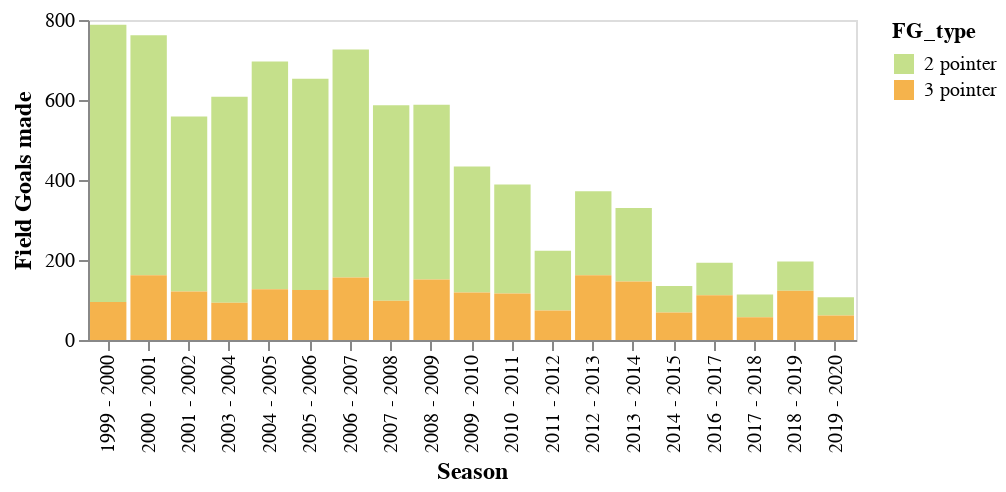

The notebook cell saved with this chart:
### Code cell
(alt.Chart(df).mark_bar().encode(
    x = alt.X('Season',axis=alt.Axis(title='Season')),
    y = alt.Y('throws_made',axis=alt.Axis(title='Field Goals made', grid =False)),
    color=alt.Color('FG_type', scale=alt.Scale(scheme='lightmulti')) 
).properties(
    height = 160,
    width = 384
).configure_axis(
    labelFontSize=10,
    titleFontSize=12

))

### Figure 1 — Vega-Lite specification as saved in the notebook (floating-point values rounded to 4 significant figures)
{"config": {"view": {"continuousWidth": 400, "continuousHeight": 300}, "axis": {"labelFontSize": 10, "titleFontSize": 12}}, "data": {"name": "data-e64370d0fcd7c736557a700c30dafda3"}, "mark": "bar", "encoding": {"color": {"type": "nominal", "field": "FG_type", "scale": {"scheme": "lightmulti"}}, "x": {"type": "nominal", "axis": {"title": "Season"}, "field": "Season"}, "y": {"type": "quantitative", "axis": {"grid": false, "title": "Field Goals made"}, "field": "throws_made"}}, "height": 160, "width": 384, "$schema": "https://vega.github.io/schema/vega-lite/v4.8.1.json", "datasets": {"data-e64370d0fcd7c736557a700c30dafda3": [{"League": "NBA", "Season": "1999 - 2000", "Stage": "Regular_Season", "Player": "Vince Carter", "Team": "TOR", "GP": 82, "MIN": 3126.0, "FGM": 788, "FGA": 1696, "3PM": 95, "3PA": 236, "FTM": 436, "FTA": 551, "TOV": 178, "PF": 263, "ORB": 150, "DRB": 326, "REB": 476, "AST": 322, "STL": 110, "BLK": 92, "PTS": 2107, "REB_per_game": 5.805, "PTS_per_game": 25.7, "birth_year": 1977.0, "birth_month": "Jan", "birth_date": "Jan 26, 1977", "height": "6-6", "height_cm": 198.0, "weight": 220.0, "weight_kg": 100.0, "nationality": "United States", "high_school": "Mainland High School", "draft_round": 1.0, "draft_pick": 5.0, "draft_team": "Golden State Warriors", "FG_type": "2 pointer", "throws_made": 693}, {"League": "NBA", "Season": "2000 - 2001", "Stage": "Regular_Season", "Player": "Vince Carter", "Team": "TOR", "GP": 75, "MIN": 2979.0, "FGM": 762, "FGA": 1656, "3PM": 162, "3PA": 397, "FTM": 384, "FTA": 502, "TOV": 167, "PF": 205, "ORB": 176, "DRB": 240, "REB": 416, "AST": 291, "STL": 114, "BLK": 82, "PTS": 2070, "REB_per_game": 5.547, "PTS_per_game": 27.6, "birth_year": 1977.0, "birth_month": "Jan", "birth_date": "Jan 26, 1977", "height": "6-6", "height_cm": 198.0, "weight": 220.0, "weight_kg": 100.0, "nationality": "United States", "high_school": "Mainland High School", "draft_round": 1.0, "draft_pick": 5.0, "draft_team": "Golden State Warriors", "FG_type": "2 pointer", "throws_made": 600}, {"League": "NBA", "Season": "2001 - 2002", "Stage": "Regular_Season", "Player": "Vince Carter", "Team": "TOR", "GP": 60, "MIN": 2385.0, "FGM": 559, "FGA": 1307, "3PM": 121, "3PA": 313, "FTM": 245, "FTA": 307, "TOV": 154, "PF": 191, "ORB": 138, "DRB": 175, "REB": 313, "AST": 239, "STL": 94, "BLK": 43, "PTS": 1484, "REB_per_game": 5.217, "PTS_per_game": 24.73, "birth_year": 1977.0, "birth_month": "Jan", "birth_date": "Jan 26, 1977", "height": "6-6", "height_cm": 198.0, "weight": 220.0, "weight_kg": 100.0, "nationality": "United States", "high_school": "Mainland High School", "draft_round": 1.0, "draft_pick": 5.0, "draft_team": "Golden State Warriors", "FG_type": "2 pointer", "throws_made": 438}, {"League": "NBA", "Season": "2003 - 2004", "Stage": "Regular_Season", "Player": "Vince Carter", "Team": "TOR", "GP": 73, "MIN": 2785.0, "FGM": 608, "FGA": 1457, "3PM": 93, "3PA": 243, "FTM": 336, "FTA": 417, "TOV": 223, "PF": 212, "ORB": 95, "DRB": 254, "REB": 349, "AST": 348, "STL": 88, "BLK": 65, "PTS": 1645, "REB_per_game": 4.781, "PTS_per_game": 22.53, "birth_year": 1977.0, "birth_month": "Jan", "birth_date": "Jan 26, 1977", "height": "6-6", "height_cm": 198.0, "weight": 220.0, "weight_kg": 100.0, "nationality": "United States", "high_school": "Mainland High School", "draft_round": 1.0, "draft_pick": 5.0, "draft_team": "Golden State Warriors", "FG_type": "2 pointer", "throws_made": 515}, {"League": "NBA", "Season": "2004 - 2005", "Stage": "Regular_Season", "Player": "Vince Carter", "Team": "NJN", "GP": 77, "MIN": 2827.0, "FGM": 696, "FGA": 1541, "3PM": 127, "3PA": 313, "FTM": 367, "FTA": 460, "TOV": 168, "PF": 243, "ORB": 106, "DRB": 295, "REB": 401, "AST": 327, "STL": 109, "BLK": 48, "PTS": 1886, "REB_per_game": 5.208, "PTS_per_game": 24.49, "birth_year": 1977.0, "birth_month": "Jan", "birth_date": "Jan 26, 1977", "height": "6-6", "height_cm": 198.0, "weight": 220.0, "weight_kg": 100.0, "nationality": "United States", "high_school": "Mainland High School", "draft_round": 1.0, "draft_pick": 5.0, "draft_team": "Golden State Warriors", "FG_type": "2 pointer", "throws_made": 569}, {"League": "NBA", "Season": "2005 - 2006", "Stage": "Regular_Season", "Player": "Vince Carter", "Team": "NJN", "GP": 79, "MIN": 2907.0, "FGM": 653, "FGA": 1518, "3PM": 125, "3PA": 367, "FTM": 480, "FTA": 601, "TOV": 213, "PF": 235, "ORB": 135, "DRB": 327, "REB": 462, "AST": 338, "STL": 94, "BLK": 53, "PTS": 1911, "REB_per_game": 5.848, "PTS_per_game": 24.19, "birth_year": 1977.0, "birth_month": "Jan", "birth_date": "Jan 26, 1977", "height": "6-6", "height_cm": 198.0, "weight": 220.0, "weight_kg": 100.0, "nationality": "United States", "high_school": "Mainland High School", "draft_round": 1.0, "draft_pick": 5.0, "draft_team": "Golden State Warriors", "FG_type": "2 pointer", "throws_made": 528}, {"League": "NBA", "Season": "2006 - 2007", "Stage": "Regular_Season", "Player": "Vince Carter", "Team": "NJN", "GP": 82, "MIN": 3126.0, "FGM": 726, "FGA": 1598, "3PM": 156, "3PA": 437, "FTM": 462, "FTA": 576, "TOV": 217, "PF": 266, "ORB": 114, "DRB": 378, "REB": 492, "AST": 393, "STL": 82, "BLK": 30, "PTS": 2070, "REB_per_game": 6.0, "PTS_per_game": 25.24, "birth_year": 1977.0, "birth_month": "Jan", "birth_date": "Jan 26, 1977", "height": "6-6", "height_cm": 198.0, "weight": 220.0, "weight_kg": 100.0, "nationality": "United States", "high_school": "Mainland High School", "draft_round": 1.0, "draft_pick": 5.0, "draft_team": "Golden State Warriors", "FG_type": "2 pointer", "throws_made": 570}, {"League": "NBA", "Season": "2007 - 2008", "Stage": "Regular_Season", "Player": "Vince Carter", "Team": "NJN", "GP": 76, "MIN": 2959.0, "FGM": 587, "FGA": 1287, "3PM": 98, "3PA": 273, "FTM": 350, "FTA": 429, "TOV": 181, "PF": 241, "ORB": 112, "DRB": 341, "REB": 453, "AST": 389, "STL": 93, "BLK": 33, "PTS": 1622, "REB_per_game": 5.961, "PTS_per_game": 21.34, "birth_year": 1977.0, "birth_month": "Jan", "birth_date": "Jan 26, 1977", "height": "6-6", "height_cm": 198.0, "weight": 220.0, "weight_kg": 100.0, "nationality": "United States", "high_school": "Mainland High School", "draft_round": 1.0, "draft_pick": 5.0, "draft_team": "Golden State Warriors", "FG_type": "2 pointer", "throws_made": 489}, {"League": "NBA", "Season": "2008 - 2009", "Stage": "Regular_Season", "Player": "Vince Carter", "Team": "NJN", "GP": 80, "MIN": 2946.0, "FGM": 588, "FGA": 1345, "3PM": 151, "3PA": 392, "FTM": 335, "FTA": 410, "TOV": 166, "PF": 234, "ORB": 74, "DRB": 336, "REB": 410, "AST": 376, "STL": 82, "BLK": 38, "PTS": 1662, "REB_per_game": 5.125, "PTS_per_game": 20.77, "birth_year": 1977.0, "birth_month": "Jan", "birth_date": "Jan 26, 1977", "height": "6-6", "height_cm": 198.0, "weight": 220.0, "weight_kg": 100.0, "nationality": "United States", "high_school": "Mainland High School", "draft_round": 1.0, "draft_pick": 5.0, "draft_team": "Golden State Warriors", "FG_type": "2 pointer", "throws_made": 437}, {"League": "NBA", "Season": "2009 - 2010", "Stage": "Regular_Season", "Player": "Vince Carter", "Team": "ORL", "GP": 75, "MIN": 2310.0, "FGM": 434, "FGA": 1015, "3PM": 119, "3PA": 324, "FTM": 257, "FTA": 306, "TOV": 106, "PF": 189, "ORB": 33, "DRB": 260, "REB": 293, "AST": 236, "STL": 53, "BLK": 18, "PTS": 1244, "REB_per_game": 3.907, "PTS_per_game": 16.59, "birth_year": 1977.0, "birth_month": "Jan", "birth_date": "Jan 26, 1977", "height": "6-6", "height_cm": 198.0, "weight": 220.0, "weight_kg": 100.0, "nationality": "United States", "high_school": "Mainland High School", "draft_round": 1.0, "draft_pick": 5.0, "draft_team": "Golden State Warriors", "FG_type": "2 pointer", "throws_made": 315}, {"League": "NBA", "Season": "2010 - 2011", "Stage": "Regular_Season", "Player": "Vince Carter", "Team": "PHX", "GP": 73, "MIN": 2052.0, "FGM": 389, "FGA": 891, "3PM": 116, "3PA": 321, "FTM": 128, "FTA": 173, "TOV": 90, "PF": 193, "ORB": 54, "DRB": 221, "REB": 275, "AST": 146, "STL": 67, "BLK": 20, "PTS": 1022, "REB_per_game": 3.767, "PTS_per_game": 14.0, "birth_year": 1977.0, "birth_month": "Jan", "birth_date": "Jan 26, 1977", "height": "6-6", "height_cm": 198.0, "weight": 220.0, "weight_kg": 100.0, "nationality": "United States", "high_school": "Mainland High School", "draft_round": 1.0, "draft_pick": 5.0, "draft_team": "Golden State Warriors", "FG_type": "2 pointer", "throws_made": 273}, {"League": "NBA", "Season": "2011 - 2012", "Stage": "Regular_Season", "Player": "Vince Carter", "Team": "DAL", "GP": 61, "MIN": 1542.0, "FGM": 223, "FGA": 542, "3PM": 74, "3PA": 205, "FTM": 95, "FTA": 115, "TOV": 84, "PF": 134, "ORB": 32, "DRB": 173, "REB": 205, "AST": 139, "STL": 56, "BLK": 25, "PTS": 615, "REB_per_game": 3.361, "PTS_per_game": 10.08, "birth_year": 1977.0, "birth_month": "Jan", "birth_date": "Jan 26, 1977", "height": "6-6", "height_cm": 198.0, "weight": 220.0, "weight_kg": 100.0, "nationality": "United States", "high_school": "Mainland High School", "draft_round": 1.0, "draft_pick": 5.0, "draft_team": "Golden State Warriors", "FG_type": "2 pointer", "throws_made": 149}, {"League": "NBA", "Season": "2012 - 2013", "Stage": "Regular_Season", "Player": "Vince Carter", "Team": "DAL", "GP": 81, "MIN": 2093.0, "FGM": 372, "FGA": 855, "3PM": 162, "3PA": 399, "FTM": 182, "FTA": 223, "TOV": 106, "PF": 226, "ORB": 58, "DRB": 276, "REB": 334, "AST": 194, "STL": 74, "BLK": 44, "PTS": 1088, "REB_per_game": 4.123, "PTS_per_game": 13.43, "birth_year": 1977.0, "birth_month": "Jan", "birth_date": "Jan 26, 1977", "height": "6-6", "height_cm": 198.0, "weight": 220.0, "weight_kg": 100.0, "nationality": "United States", "high_school": "Mainland High School", "draft_round": 1.0, "draft_pick": 5.0, "draft_team": "Golden State Warriors", "FG_type": "2 pointer", "throws_made": 210}, {"League": "NBA", "Season": "2013 - 2014", "Stage": "Regular_Season", "Player": "Vince Carter", "Team": "DAL", "GP": 81, "MIN": 1973.0, "FGM": 330, "FGA": 811, "3PM": 146, "3PA": 371, "FTM": 161, "FTA": 196, "TOV": 108, "PF": 209, "ORB": 67, "DRB": 217, "REB": 284, "AST": 212, "STL": 61, "BLK": 35, "PTS": 967, "REB_per_game": 3.506, "PTS_per_game": 11.94, "birth_year": 1977.0, "birth_month": "Jan", "birth_date": "Jan 26, 1977", "height": "6-6", "height_cm": 198.0, "weight": 220.0, "weight_kg": 100.0, "nationality": "United States", "high_school": "Mainland High School", "draft_round": 1.0, "draft_pick": 5.0, "draft_team": "Golden State Warriors", "FG_type": "2 pointer", "throws_made": 184}, {"League": "NBA", "Season": "2014 - 2015", "Stage": "Regular_Season", "Player": "Vince Carter", "Team": "MEM", "GP": 66, "MIN": 1091.0, "FGM": 135, "FGA": 406, "3PM": 69, "3PA": 232, "FTM": 45, "FTA": 57, "TOV": 43, "PF": 102, "ORB": 27, "DRB": 106, "REB": 133, "AST": 79, "STL": 43, "BLK": 14, "PTS": 384, "REB_per_game": 2.015, "PTS_per_game": 5.818, "birth_year": 1977.0, "birth_month": "Jan", "birth_date": "Jan 26, 1977", "height": "6-6", "height_cm": 198.0, "weight": 220.0, "weight_kg": 100.0, "nationality": "United States", "high_school": "Mainland High School", "draft_round": 1.0, "draft_pick": 5.0, "draft_team": "Golden State Warriors", "FG_type": "2 pointer", "throws_made": 66}, {"League": "NBA", "Season": "2016 - 2017", "Stage": "Regular_Season", "Player": "Vince Carter", "Team": "MEM", "GP": 73, "MIN": 1800.0, "FGM": 193, "FGA": 490, "3PM": 112, "3PA": 296, "FTM": 88, "FTA": 115, "TOV": 50, "PF": 163, "ORB": 36, "DRB": 191, "REB": 227, "AST": 133, "STL": 60, "BLK": 36, "PTS": 586, "REB_per_game": 3.11, "PTS_per_game": 8.027, "birth_year": 1977.0, "birth_month": "Jan", "birth_date": "Jan 26, 1977", "height": "6-6", "height_cm": 198.0, "weight": 220.0, "weight_kg": 100.0, "nationality": "United States", "high_school": "Mainland High School", "draft_round": 1.0, "draft_pick": 5.0, "draft_team": "Golden State Warriors", "FG_type": "2 pointer", "throws_made": 81}, {"League": "NBA", "Season": "2017 - 2018", "Stage": "Regular_Season", "Player": "Vince Carter", "Team": "SAC", "GP": 58, "MIN": 1026.0, "FGM": 114, "FGA": 283, "3PM": 57, "3PA": 165, "FTM": 28, "FTA": 37, "TOV": 36, "PF": 96, "ORB": 18, "DRB": 130, "REB": 148, "AST": 69, "STL": 42, "BLK": 26, "PTS": 313, "REB_per_game": 2.552, "PTS_per_game": 5.397, "birth_year": 1977.0, "birth_month": "Jan", "birth_date": "Jan 26, 1977", "height": "6-6", "height_cm": 198.0, "weight": 220.0, "weight_kg": 100.0, "nationality": "United States", "high_school": "Mainland High School", "draft_round": 1.0, "draft_pick": 5.0, "draft_team": "Golden State Warriors", "FG_type": "2 pointer", "throws_made": 57}, {"League": "NBA", "Season": "2018 - 2019", "Stage": "Regular_Season", "Player": "Vince Carter", "Team": "ATL", "GP": 76, "MIN": 1330.0, "FGM": 196, "FGA": 468, "3PM": 123, "3PA": 316, "FTM": 47, "FTA": 66, "TOV": 48, "PF": 141, "ORB": 31, "DRB": 163, "REB": 194, "AST": 87, "STL": 44, "BLK": 27, "PTS": 562, "REB_per_game": 2.553, "PTS_per_game": 7.395, "birth_year": 1977.0, "birth_month": "Jan", "birth_date": "Jan 26, 1977", "height": "6-6", "height_cm": 198.0, "weight": 220.0, "weight_kg": 100.0, "nationality": "United States", "high_school": "Mainland High School", "draft_round": 1.0, "draft_pick": 5.0, "draft_team": "Golden State Warriors", "FG_type": "2 pointer", "throws_made": 73}, {"League": "NBA", "Season": "2019 - 2020", "Stage": "Regular_Season", "Player": "Vince Carter", "Team": "ATL", "GP": 60, "MIN": 875.5, "FGM": 107, "FGA": 304, "3PM": 61, "3PA": 202, "FTM": 23, "FTA": 29, "TOV": 33, "PF": 90, "ORB": 18, "DRB": 106, "REB": 124, "AST": 48, "STL": 23, "BLK": 25, "PTS": 298, "REB_per_game": 2.067, "PTS_per_game": 4.967, "birth_year": 1977.0, "birth_month": "Jan", "birth_date": "Jan 26, 1977", "height": "6-6", "height_cm": 198.0, "weight": 220.0, "weight_kg": 100.0, "nationality": "United States", "high_school": "Mainland High School", "draft_round": 1.0, "draft_pick": 5.0, "draft_team": "Golden State Warriors", "FG_type": "2 pointer", "throws_made": 46}, {"League": "NBA", "Season": "1999 - 2000", "Stage": "Regular_Season", "Player": "Vince Carter", "Team": "TOR", "GP": 82, "MIN": 3126.0, "FGM": 788, "FGA": 1696, "3PM": 95, "3PA": 236, "FTM": 436, "FTA": 551, "TOV": 178, "PF": 263, "ORB": 150, "DRB": 326, "REB": 476, "AST": 322, "STL": 110, "BLK": 92, "PTS": 2107, "REB_per_game": 5.805, "PTS_per_game": 25.7, "birth_year": 1977.0, "birth_month": "Jan", "birth_date": "Jan 26, 1977", "height": "6-6", "height_cm": 198.0, "weight": 220.0, "weight_kg": 100.0, "nationality": "United States", "high_school": "Mainland High School", "draft_round": 1.0, "draft_pick": 5.0, "draft_team": "Golden State Warriors", "FG_type": "3 pointer", "throws_made": 95}, {"League": "NBA", "Season": "2000 - 2001", "Stage": "Regular_Season", "Player": "Vince Carter", "Team": "TOR", "GP": 75, "MIN": 2979.0, "FGM": 762, "FGA": 1656, "3PM": 162, "3PA": 397, "FTM": 384, "FTA": 502, "TOV": 167, "PF": 205, "ORB": 176, "DRB": 240, "REB": 416, "AST": 291, "STL": 114, "BLK": 82, "PTS": 2070, "REB_per_game": 5.547, "PTS_per_game": 27.6, "birth_year": 1977.0, "birth_month": "Jan", "birth_date": "Jan 26, 1977", "height": "6-6", "height_cm": 198.0, "weight": 220.0, "weight_kg": 100.0, "nationality": "United States", "high_school": "Mainland High School", "draft_round": 1.0, "draft_pick": 5.0, "draft_team": "Golden State Warriors", "FG_type": "3 pointer", "throws_made": 162}, {"League": "NBA", "Season": "2001 - 2002", "Stage": "Regular_Season", "Player": "Vince Carter", "Team": "TOR", "GP": 60, "MIN": 2385.0, "FGM": 559, "FGA": 1307, "3PM": 121, "3PA": 313, "FTM": 245, "FTA": 307, "TOV": 154, "PF": 191, "ORB": 138, "DRB": 175, "REB": 313, "AST": 239, "STL": 94, "BLK": 43, "PTS": 1484, "REB_per_game": 5.217, "PTS_per_game": 24.73, "birth_year": 1977.0, "birth_month": "Jan", "birth_date": "Jan 26, 1977", "height": "6-6", "height_cm": 198.0, "weight": 220.0, "weight_kg": 100.0, "nationality": "United States", "high_school": "Mainland High School", "draft_round": 1.0, "draft_pick": 5.0, "draft_team": "Golden State Warriors", "FG_type": "3 pointer", "throws_made": 121}, {"League": "NBA", "Season": "2003 - 2004", "Stage": "Regular_Season", "Player": "Vince Carter", "Team": "TOR", "GP": 73, "MIN": 2785.0, "FGM": 608, "FGA": 1457, "3PM": 93, "3PA": 243, "FTM": 336, "FTA": 417, "TOV": 223, "PF": 212, "ORB": 95, "DRB": 254, "REB": 349, "AST": 348, "STL": 88, "BLK": 65, "PTS": 1645, "REB_per_game": 4.781, "PTS_per_game": 22.53, "birth_year": 1977.0, "birth_month": "Jan", "birth_date": "Jan 26, 1977", "height": "6-6", "height_cm": 198.0, "weight": 220.0, "weight_kg": 100.0, "nationality": "United States", "high_school": "Mainland High School", "draft_round": 1.0, "draft_pick": 5.0, "draft_team": "Golden State Warriors", "FG_type": "3 pointer", "throws_made": 93}, {"League": "NBA", "Season": "2004 - 2005", "Stage": "Regular_Season", "Player": "Vince Carter", "Team": "NJN", "GP": 77, "MIN": 2827.0, "FGM": 696, "FGA": 1541, "3PM": 127, "3PA": 313, "FTM": 367, "FTA": 460, "TOV": 168, "PF": 243, "ORB": 106, "DRB": 295, "REB": 401, "AST": 327, "STL": 109, "BLK": 48, "PTS": 1886, "REB_per_game": 5.208, "PTS_per_game": 24.49, "birth_year": 1977.0, "birth_month": "Jan", "birth_date": "Jan 26, 1977", "height": "6-6", "height_cm": 198.0, "weight": 220.0, "weight_kg": 100.0, "nationality": "United States", "high_school": "Mainland High School", "draft_round": 1.0, "draft_pick": 5.0, "draft_team": "Golden State Warriors", "FG_type": "3 pointer", "throws_made": 127}, {"League": "NBA", "Season": "2005 - 2006", "Stage": "Regular_Season", "Player": "Vince Carter", "Team": "NJN", "GP": 79, "MIN": 2907.0, "FGM": 653, "FGA": 1518, "3PM": 125, "3PA": 367, "FTM": 480, "FTA": 601, "TOV": 213, "PF": 235, "ORB": 135, "DRB": 327, "REB": 462, "AST": 338, "STL": 94, "BLK": 53, "PTS": 1911, "REB_per_game": 5.848, "PTS_per_game": 24.19, "birth_year": 1977.0, "birth_month": "Jan", "birth_date": "Jan 26, 1977", "height": "6-6", "height_cm": 198.0, "weight": 220.0, "weight_kg": 100.0, "nationality": "United States", "high_school": "Mainland High School", "draft_round": 1.0, "draft_pick": 5.0, "draft_team": "Golden State Warriors", "FG_type": "3 pointer", "throws_made": 125}, {"League": "NBA", "Season": "2006 - 2007", "Stage": "Regular_Season", "Player": "Vince Carter", "Team": "NJN", "GP": 82, "MIN": 3126.0, "FGM": 726, "FGA": 1598, "3PM": 156, "3PA": 437, "FTM": 462, "FTA": 576, "TOV": 217, "PF": 266, "ORB": 114, "DRB": 378, "REB": 492, "AST": 393, "STL": 82, "BLK": 30, "PTS": 2070, "REB_per_game": 6.0, "PTS_per_game": 25.24, "birth_year": 1977.0, "birth_month": "Jan", "birth_date": "Jan 26, 1977", "height": "6-6", "height_cm": 198.0, "weight": 220.0, "weight_kg": 100.0, "nationality": "United States", "high_school": "Mainland High School", "draft_round": 1.0, "draft_pick": 5.0, "draft_team": "Golden State Warriors", "FG_type": "3 pointer", "throws_made": 156}, {"League": "NBA", "Season": "2007 - 2008", "Stage": "Regular_Season", "Player": "Vince Carter", "Team": "NJN", "GP": 76, "MIN": 2959.0, "FGM": 587, "FGA": 1287, "3PM": 98, "3PA": 273, "FTM": 350, "FTA": 429, "TOV": 181, "PF": 241, "ORB": 112, "DRB": 341, "REB": 453, "AST": 389, "STL": 93, "BLK": 33, "PTS": 1622, "REB_per_game": 5.961, "PTS_per_game": 21.34, "birth_year": 1977.0, "birth_month": "Jan", "birth_date": "Jan 26, 1977", "height": "6-6", "height_cm": 198.0, "weight": 220.0, "weight_kg": 100.0, "nationality": "United States", "high_school": "Mainland High School", "draft_round": 1.0, "draft_pick": 5.0, "draft_team": "Golden State Warriors", "FG_type": "3 pointer", "throws_made": 98}, {"League": "NBA", "Season": "2008 - 2009", "Stage": "Regular_Season", "Player": "Vince Carter", "Team": "NJN", "GP": 80, "MIN": 2946.0, "FGM": 588, "FGA": 1345, "3PM": 151, "3PA": 392, "FTM": 335, "FTA": 410, "TOV": 166, "PF": 234, "ORB": 74, "DRB": 336, "REB": 410, "AST": 376, "STL": 82, "BLK": 38, "PTS": 1662, "REB_per_game": 5.125, "PTS_per_game": 20.77, "birth_year": 1977.0, "birth_month": "Jan", "birth_date": "Jan 26, 1977", "height": "6-6", "height_cm": 198.0, "weight": 220.0, "weight_kg": 100.0, "nationality": "United States", "high_school": "Mainland High School", "draft_round": 1.0, "draft_pick": 5.0, "draft_team": "Golden State Warriors", "FG_type": "3 pointer", "throws_made": 151}, {"League": "NBA", "Season": "2009 - 2010", "Stage": "Regular_Season", "Player": "Vince Carter", "Team": "ORL", "GP": 75, "MIN": 2310.0, "FGM": 434, "FGA": 1015, "3PM": 119, "3PA": 324, "FTM": 257, "FTA": 306, "TOV": 106, "PF": 189, "ORB": 33, "DRB": 260, "REB": 293, "AST": 236, "STL": 53, "BLK": 18, "PTS": 1244, "REB_per_game": 3.907, "PTS_per_game": 16.59, "birth_year": 1977.0, "birth_month": "Jan", "birth_date": "Jan 26, 1977", "height": "6-6", "height_cm": 198.0, "weight": 220.0, "weight_kg": 100.0, "nationality": "United States", "high_school": "Mainland High School", "draft_round": 1.0, "draft_pick": 5.0, "draft_team": "Golden State Warriors", "FG_type": "3 pointer", "throws_made": 119}, {"League": "NBA", "Season": "2010 - 2011", "Stage": "Regular_Season", "Player": "Vince Carter", "Team": "PHX", "GP": 73, "MIN": 2052.0, "FGM": 389, "FGA": 891, "3PM": 116, "3PA": 321, "FTM": 128, "FTA": 173, "TOV": 90, "PF": 193, "ORB": 54, "DRB": 221, "REB": 275, "AST": 146, "STL": 67, "BLK": 20, "PTS": 1022, "REB_per_game": 3.767, "PTS_per_game": 14.0, "birth_year": 1977.0, "birth_month": "Jan", "birth_date": "Jan 26, 1977", "height": "6-6", "height_cm": 198.0, "weight": 220.0, "weight_kg": 100.0, "nationality": "United States", "high_school": "Mainland High School", "draft_round": 1.0, "draft_pick": 5.0, "draft_team": "Golden State Warriors", "FG_type": "3 pointer", "throws_made": 116}, {"League": "NBA", "Season": "2011 - 2012", "Stage": "Regular_Season", "Player": "Vince Carter", "Team": "DAL", "GP": 61, "MIN": 1542.0, "FGM": 223, "FGA": 542, "3PM": 74, "3PA": 205, "FTM": 95, "FTA": 115, "TOV": 84, "PF": 134, "ORB": 32, "DRB": 173, "REB": 205, "AST": 139, "STL": 56, "BLK": 25, "PTS": 615, "REB_per_game": 3.361, "PTS_per_game": 10.08, "birth_year": 1977.0, "birth_month": "Jan", "birth_date": "Jan 26, 1977", "height": "6-6", "height_cm": 198.0, "weight": 220.0, "weight_kg": 100.0, "nationality": "United States", "high_school": "Mainland High School", "draft_round": 1.0, "draft_pick": 5.0, "draft_team": "Golden State Warriors", "FG_type": "3 pointer", "throws_made": 74}, {"League": "NBA", "Season": "2012 - 2013", "Stage": "Regular_Season", "Player": "Vince Carter", "Team": "DAL", "GP": 81, "MIN": 2093.0, "FGM": 372, "FGA": 855, "3PM": 162, "3PA": 399, "FTM": 182, "FTA": 223, "TOV": 106, "PF": 226, "ORB": 58, "DRB": 276, "REB": 334, "AST": 194, "STL": 74, "BLK": 44, "PTS": 1088, "REB_per_game": 4.123, "PTS_per_game": 13.43, "birth_year": 1977.0, "birth_month": "Jan", "birth_date": "Jan 26, 1977", "height": "6-6", "height_cm": 198.0, "weight": 220.0, "weight_kg": 100.0, "nationality": "United States", "high_school": "Mainland High School", "draft_round": 1.0, "draft_pick": 5.0, "draft_team": "Golden State Warriors", "FG_type": "3 pointer", "throws_made": 162}, {"League": "NBA", "Season": "2013 - 2014", "Stage": "Regular_Season", "Player": "Vince Carter", "Team": "DAL", "GP": 81, "MIN": 1973.0, "FGM": 330, "FGA": 811, "3PM": 146, "3PA": 371, "FTM": 161, "FTA": 196, "TOV": 108, "PF": 209, "ORB": 67, "DRB": 217, "REB": 284, "AST": 212, "STL": 61, "BLK": 35, "PTS": 967, "REB_per_game": 3.506, "PTS_per_game": 11.94, "birth_year": 1977.0, "birth_month": "Jan", "birth_date": "Jan 26, 1977", "height": "6-6", "height_cm": 198.0, "weight": 220.0, "weight_kg": 100.0, "nationality": "United States", "high_school": "Mainland High School", "draft_round": 1.0, "draft_pick": 5.0, "draft_team": "Golden State Warriors", "FG_type": "3 pointer", "throws_made": 146}, {"League": "NBA", "Season": "2014 - 2015", "Stage": "Regular_Season", "Player": "Vince Carter", "Team": "MEM", "GP": 66, "MIN": 1091.0, "FGM": 135, "FGA": 406, "3PM": 69, "3PA": 232, "FTM": 45, "FTA": 57, "TOV": 43, "PF": 102, "ORB": 27, "DRB": 106, "REB": 133, "AST": 79, "STL": 43, "BLK": 14, "PTS": 384, "REB_per_game": 2.015, "PTS_per_game": 5.818, "birth_year": 1977.0, "birth_month": "Jan", "birth_date": "Jan 26, 1977", "height": "6-6", "height_cm": 198.0, "weight": 220.0, "weight_kg": 100.0, "nationality": "United States", "high_school": "Mainland High School", "draft_round": 1.0, "draft_pick": 5.0, "draft_team": "Golden State Warriors", "FG_type": "3 pointer", "throws_made": 69}, {"League": "NBA", "Season": "2016 - 2017", "Stage": "Regular_Season", "Player": "Vince Carter", "Team": "MEM", "GP": 73, "MIN": 1800.0, "FGM": 193, "FGA": 490, "3PM": 112, "3PA": 296, "FTM": 88, "FTA": 115, "TOV": 50, "PF": 163, "ORB": 36, "DRB": 191, "REB": 227, "AST": 133, "STL": 60, "BLK": 36, "PTS": 586, "REB_per_game": 3.11, "PTS_per_game": 8.027, "birth_year": 1977.0, "birth_month": "Jan", "birth_date": "Jan 26, 1977", "height": "6-6", "height_cm": 198.0, "weight": 220.0, "weight_kg": 100.0, "nationality": "United States", "high_school": "Mainland High School", "draft_round": 1.0, "draft_pick": 5.0, "draft_team": "Golden State Warriors", "FG_type": "3 pointer", "throws_made": 112}, {"League": "NBA", "Season": "2017 - 2018", "Stage": "Regular_Season", "Player": "Vince Carter", "Team": "SAC", "GP": 58, "MIN": 1026.0, "FGM": 114, "FGA": 283, "3PM": 57, "3PA": 165, "FTM": 28, "FTA": 37, "TOV": 36, "PF": 96, "ORB": 18, "DRB": 130, "REB": 148, "AST": 69, "STL": 42, "BLK": 26, "PTS": 313, "REB_per_game": 2.552, "PTS_per_game": 5.397, "birth_year": 1977.0, "birth_month": "Jan", "birth_date": "Jan 26, 1977", "height": "6-6", "height_cm": 198.0, "weight": 220.0, "weight_kg": 100.0, "nationality": "United States", "high_school": "Mainland High School", "draft_round": 1.0, "draft_pick": 5.0, "draft_team": "Golden State Warriors", "FG_type": "3 pointer", "throws_made": 57}, {"League": "NBA", "Season": "2018 - 2019", "Stage": "Regular_Season", "Player": "Vince Carter", "Team": "ATL", "GP": 76, "MIN": 1330.0, "FGM": 196, "FGA": 468, "3PM": 123, "3PA": 316, "FTM": 47, "FTA": 66, "TOV": 48, "PF": 141, "ORB": 31, "DRB": 163, "REB": 194, "AST": 87, "STL": 44, "BLK": 27, "PTS": 562, "REB_per_game": 2.553, "PTS_per_game": 7.395, "birth_year": 1977.0, "birth_month": "Jan", "birth_date": "Jan 26, 1977", "height": "6-6", "height_cm": 198.0, "weight": 220.0, "weight_kg": 100.0, "nationality": "United States", "high_school": "Mainland High School", "draft_round": 1.0, "draft_pick": 5.0, "draft_team": "Golden State Warriors", "FG_type": "3 pointer", "throws_made": 123}, {"League": "NBA", "Season": "2019 - 2020", "Stage": "Regular_Season", "Player": "Vince Carter", "Team": "ATL", "GP": 60, "MIN": 875.5, "FGM": 107, "FGA": 304, "3PM": 61, "3PA": 202, "FTM": 23, "FTA": 29, "TOV": 33, "PF": 90, "ORB": 18, "DRB": 106, "REB": 124, "AST": 48, "STL": 23, "BLK": 25, "PTS": 298, "REB_per_game": 2.067, "PTS_per_game": 4.967, "birth_year": 1977.0, "birth_month": "Jan", "birth_date": "Jan 26, 1977", "height": "6-6", "height_cm": 198.0, "weight": 220.0, "weight_kg": 100.0, "nationality": "United States", "high_school": "Mainland High School", "draft_round": 1.0, "draft_pick": 5.0, "draft_team": "Golden State Warriors", "FG_type": "3 pointer", "throws_made": 61}]}}
